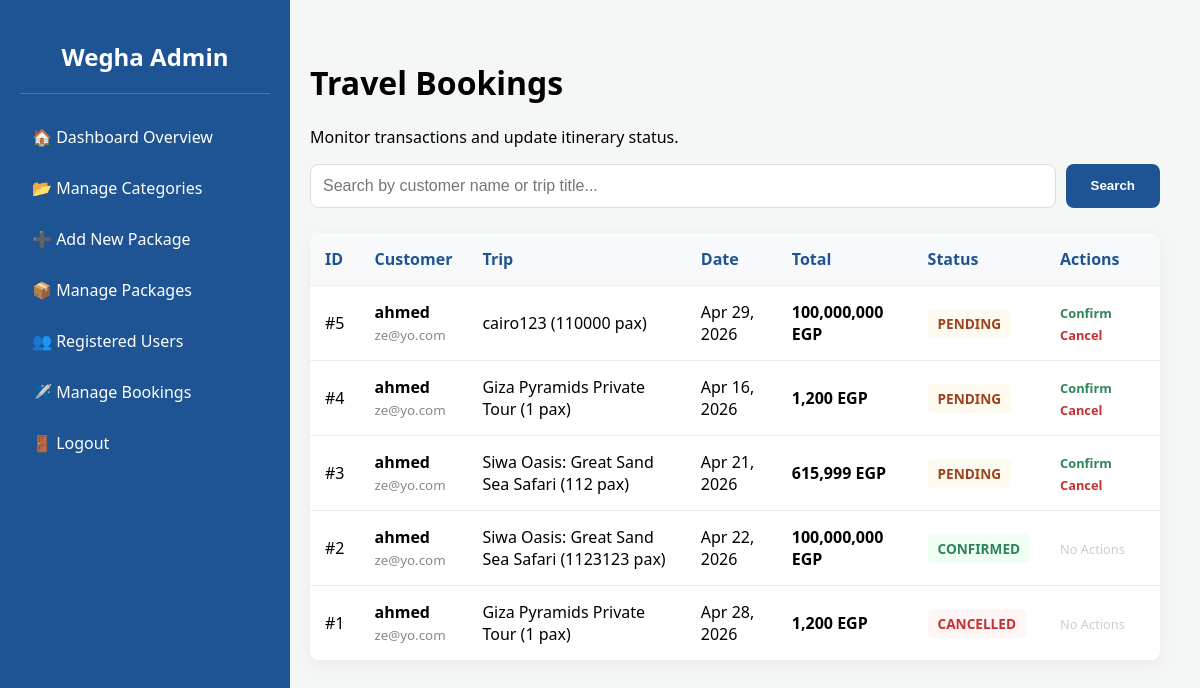
The page /admin_bookings.php (signed in) on the database its author committed.
### tables this page shows
CREATE TABLE `bookings` (
  `booking_id` int(11) NOT NULL,
  `user_id` int(11) NOT NULL,
  `package_id` int(11) NOT NULL,
  `booking_date` timestamp NOT NULL DEFAULT current_timestamp(),
  `travel_date` date NOT NULL,
  `num_travelers` int(11) NOT NULL DEFAULT 1,
  `total_price` decimal(10,2) NOT NULL,
  `status` enum('Confirmed','Pending','Cancelled','') NOT NULL
);

CREATE TABLE `users` (
  `user_id` int(11) NOT NULL,
  `full_name` varchar(100) NOT NULL,
  `email` varchar(100) NOT NULL,
  `password_hash` varchar(255) NOT NULL,
  `created_at` timestamp NOT NULL DEFAULT current_timestamp()
);

CREATE TABLE `packages` (
  `package_id` int(11) NOT NULL,
  `title` varchar(150) NOT NULL,
  `short_desc` varchar(255) NOT NULL,
  `long_desc` text NOT NULL,
  `price` decimal(10,2) NOT NULL,
  `duration_days` int(11) NOT NULL,
  `image_url` varchar(255) NOT NULL,
  `is_active` tinyint(1) NOT NULL DEFAULT 1,
  `category_id` int(11) NOT NULL
);

### admin_bookings.php (the view, shortened to what this page needs)
<?php
include 'wegha_db.php';
$search = isset($_GET['search']) ? trim($_GET['search']) : '';
$sql = "SELECT
            b.booking_id,
            u.full_name as customer_name,
            u.email as customer_email,
            p.title as package_name,
            b.num_travelers,
            b.total_price,
            b.travel_date,
            b.status
        FROM bookings b
        JOIN users u ON b.user_id = u.user_id
        JOIN packages p ON b.package_id = p.package_id";
$sql .= " ORDER BY b.booking_id DESC";
$stmt = $conn->prepare($sql);
$stmt->execute();
$result = $stmt->get_result();
?>
<!DOCTYPE html>
<html lang="en">
<head>
</head>
<body>
    <?php include 'admin_sidebar.php'; ?>
    <div class="main-content">
        <h1>Travel Bookings</h1>
        <p>Monitor transactions and update itinerary status.</p>
        <form method="GET" action="admin_bookings.php" class="search-container">
            <input type="text" name="search" class="search-input"
                placeholder="Search by customer name or trip title..."
                value="<?php echo htmlspecialchars($search); ?>">
            <button type="submit" class="btn-search">Search</button>
        </form>
        <table class="booking-table">
            <thead>
                <tr>
                    <th>ID</th>
                    <th>Customer</th>
                    <th>Trip</th>
                    <th>Date</th>
                    <th>Total</th>
                    <th>Status</th>
                    <th>Actions</th>
                </tr>
            </thead>
            <tbody>
                <?php if ($result->num_rows > 0): ?>
                    <?php while ($row = $result->fetch_assoc()): ?>
                        <tr>
                            <td>#<?php echo $row['booking_id']; ?></td>
                            <td>
                                <strong><?php echo htmlspecialchars($row['customer_name']); ?></strong><br>
                                <small style="color:#888"><?php echo htmlspecialchars($row['customer_email']); ?></small>
                            </td>
                            <td><?php echo htmlspecialchars($row['package_name']); ?> (<?php echo $row['num_travelers']; ?> pax)</td>
                            <td><?php echo date('M d, Y', strtotime($row['travel_date'])); ?></td>
                            <td><strong><?php echo number_format($row['total_price']); ?> EGP</strong></td>
                            <td>
                                <span class="status status-<?php echo strtolower($row['status']); ?>">
                                    <?php echo $row['status']; ?>
                                </span>
                            </td>
                            <td class="action-links">
                                <?php if ($row['status'] == 'Pending'): ?>
                                    <a href="admin_bookings.php?id=<?php echo $row['booking_id']; ?>&new_status=Confirmed" class="confirm-link">Confirm</a>
                                    <a href="admin_bookings.php?id=<?php echo $row['booking_id']; ?>&new_status=Cancelled" class="cancel-link">Cancel</a>
                                <?php else: ?>
                                    <span style="color:#ccc; font-size: 0.8rem;">No Actions</span>
                                <?php endif; ?>
                            </td>
                        </tr>
                    <?php endwhile; ?>
                <?php else: ?>
                    <tr>
                        <td colspan="7" style="text-align: center; padding: 30px; color: #666;">No bookings found matching your search.</td>
                    </tr>
                <?php endif; ?>
            </tbody>
        </table>
    </div>
</body>
</html>

### admin_sidebar.php
<div class="sidebar">
    <h2>Wegha Admin</h2>
    <a href="admin_dashboard.php">🏠 Dashboard Overview</a>
    <a href="admin_categories.php">📂 Manage Categories</a> <a href="admin_add_package.php">➕ Add New Package</a>
    <a href="admin_manage_packages.php">📦 Manage Packages</a>
    <a href="admin_users.php">👥 Registered Users</a>
    <a href="admin_bookings.php">✈️ Manage Bookings</a>
    <a href="admin_logout.php" class="logout">🚪 Logout</a>
</div>

### admin_bookings.php (style rules this page uses)
body { font-family: 'Segoe UI', sans-serif; margin: 0; display: flex; background: #f4f7f6; }
.sidebar { width: 250px; background: #1e5494; color: white; height: 100vh; padding: 20px; position: fixed; top: 0; left: 0; }
.sidebar h2 { text-align: center; border-bottom: 1px solid rgba(255, 255, 255, 0.2); padding-bottom: 20px; }
.sidebar a { display: block; color: white; text-decoration: none; padding: 12px; margin-bottom: 5px; border-radius: 5px; transition: 0.3s; }
.main-content { margin-left: 270px; padding: 40px; width: calc(100% - 270px); }
.search-container { margin-bottom: 25px; display: flex; gap: 10px; }
.search-input { flex-grow: 1; padding: 12px; border: 1px solid #ddd; border-radius: 8px; font-size: 1rem; outline: none; }
.btn-search { background: #1e5494; color: white; border: none; padding: 0 25px; border-radius: 8px; cursor: pointer; font-weight: bold; }
.booking-table { width: 100%; border-collapse: collapse; background: white; border-radius: 10px; overflow: hidden; box-shadow: 0 4px 15px rgba(0, 0, 0, 0.05); }
.booking-table th, .booking-table td { padding: 15px; text-align: left; border-bottom: 1px solid #eee; }
.booking-table th { background: #f8f9fa; color: #1e5494; font-weight: 600; }
.status { padding: 5px 10px; border-radius: 5px; font-size: 0.85rem; font-weight: bold; text-transform: uppercase; }
.status-pending { background: #fffaf0; color: #9c4221; }
.status-confirmed { background: #f0fff4; color: #2f855a; }
.status-cancelled { background: #fff5f5; color: #c53030; }
.action-links a { text-decoration: none; font-size: 0.8rem; margin-right: 10px; font-weight: bold; }
.confirm-link { color: #2f855a; }
.cancel-link { color: #c53030; }

### rows shown on the page
bookings: booking_id "5", user.full_name "ahmed", user.email "ze@yo.com", package.title "cairo123", num_travelers "110000", travel_date "Apr 29, 2026", total_price "100,000,000", status "PENDING"
bookings: booking_id "4", user.full_name "ahmed", user.email "ze@yo.com", package.title "Giza Pyramids Private Tour", num_travelers "1", travel_date "Apr 16, 2026", total_price "1,200", status "PENDING"
bookings: booking_id "3", user.full_name "ahmed", user.email "ze@yo.com", package.title "Siwa Oasis: Great Sand Sea Safari", num_travelers "112", travel_date "Apr 21, 2026", total_price "615,999", status "PENDING"
bookings: booking_id "2", user.full_name "ahmed", user.email "ze@yo.com", package.title "Siwa Oasis: Great Sand Sea Safari", num_travelers "1123123", travel_date "Apr 22, 2026", total_price "100,000,000", status "CONFIRMED", shows "No Actions"
bookings: booking_id "1", user.full_name "ahmed", user.email "ze@yo.com", package.title "Giza Pyramids Private Tour", num_travelers "1", travel_date "Apr 28, 2026", total_price "1,200", status "CANCELLED", shows "No Actions"
